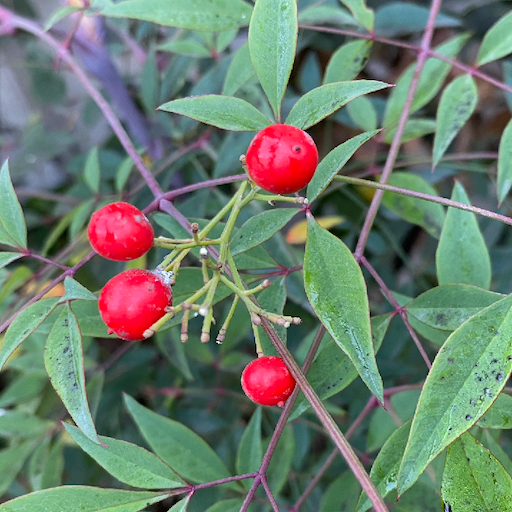
//> input picture images/frutos_rojos.jpg, 512 x 512 px
$ ./negative_img ../images/frutos_rojos.jpg   (built with g++ and OpenCV 4)
//> lines starting //> are read from the running program, lines starting //| are printed output that depends on the picture
#include <opencv2/opencv.hpp>
#include <stdlib.h>

#define MAX_PIX 255

cv::Mat negative(cv::Mat& in);

int main(int argc, char **argv) {
    if (argc < 2 ) {
        perror("Must provide a path\n");
        return EXIT_FAILURE;
    }
    char* path = argv[1];

    cv::Mat img = cv::imread(path);
//> img is the input picture: 512 rows x 512 cols, CV_8UC3; mean B, G, R 109.9, 124.8, 107.5
    int rows = img.size().height;
//> rows = 512
    int cols = img.size().width;
//> cols = 512

    cv::Mat out = negative(img);

    cv::imshow("Img Source", img);
    cv::imshow("Img Negative", out);

    cv::waitKey(0);
    return EXIT_SUCCESS;
}

cv::Mat negative(cv::Mat& in) {
    std::vector<cv::Mat> channels;
    cv::Mat out;

    split(in, channels);
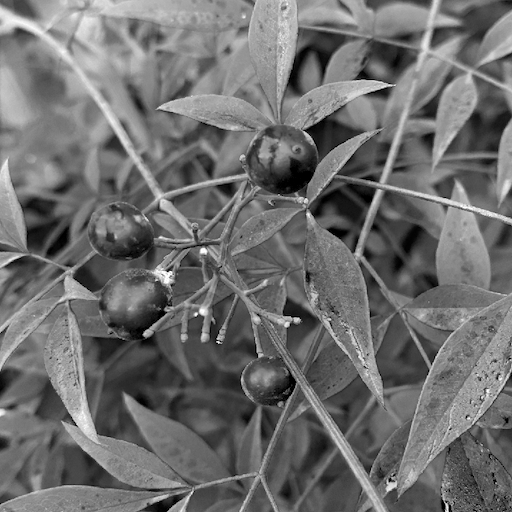
//> channels[0]: 512 rows x 512 cols, CV_8UC1; min 0, max 255, mean 109.9
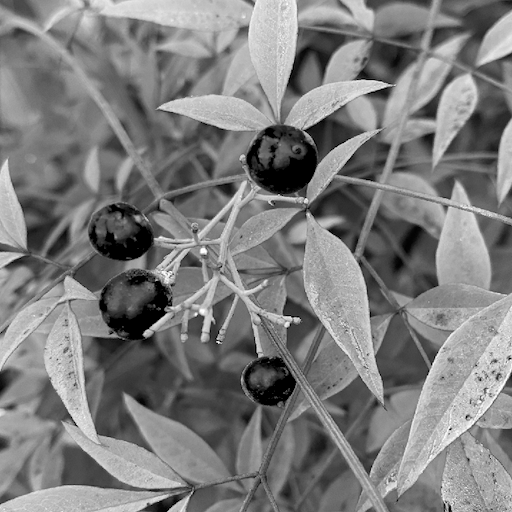
//> channels[1]: 512 rows x 512 cols, CV_8UC1; min 0, max 255, mean 124.8
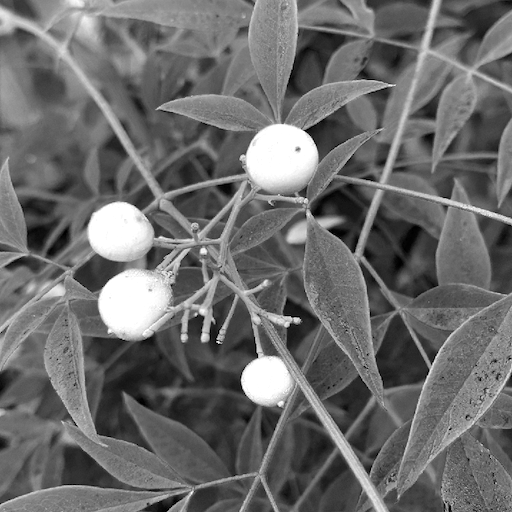
//> channels[2]: 512 rows x 512 cols, CV_8UC1; min 0, max 255, mean 107.5

    int rows = in.size().height;
//> rows = 512
    int cols = in.size().width;
//> cols = 512

    for (int i = 0; i < rows; i++) {
        for (int j = 0; j < cols; j++) {
            channels[0].at<uchar>(i, j) = MAX_PIX - channels[0].at<uchar>(i, j);
            channels[1].at<uchar>(i, j) = MAX_PIX - channels[1].at<uchar>(i, j);
            channels[2].at<uchar>(i, j) = MAX_PIX - channels[2].at<uchar>(i, j);
        }
    }
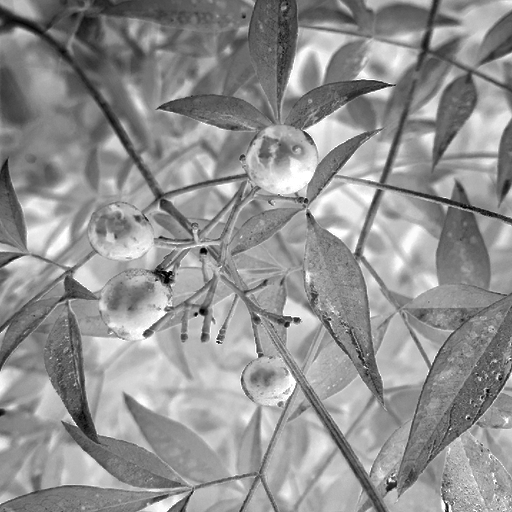
//> channels[0]: 512 rows x 512 cols, CV_8UC1; min 0, max 255, mean 145.1
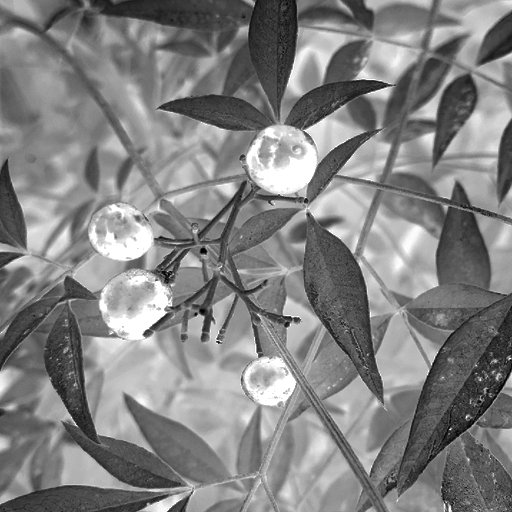
//> channels[1]: 512 rows x 512 cols, CV_8UC1; min 0, max 255, mean 130.2
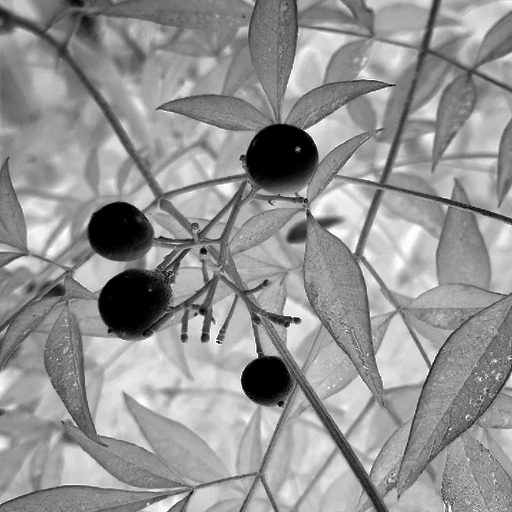
//> channels[2]: 512 rows x 512 cols, CV_8UC1; min 0, max 255, mean 147.5

    cv::merge(channels, out);
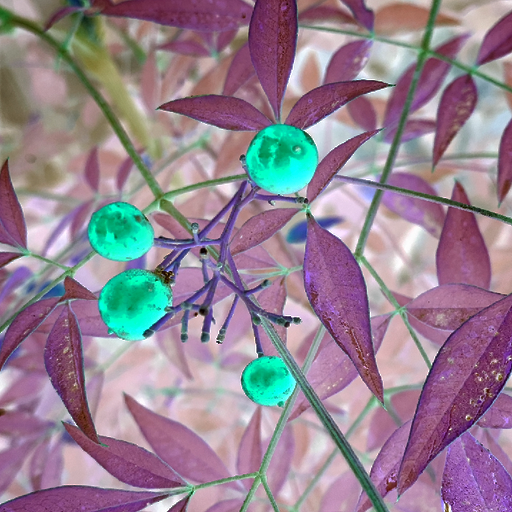
//> out: 512 rows x 512 cols, CV_8UC3; mean B, G, R 145.1, 130.2, 147.5
    return out;
}
